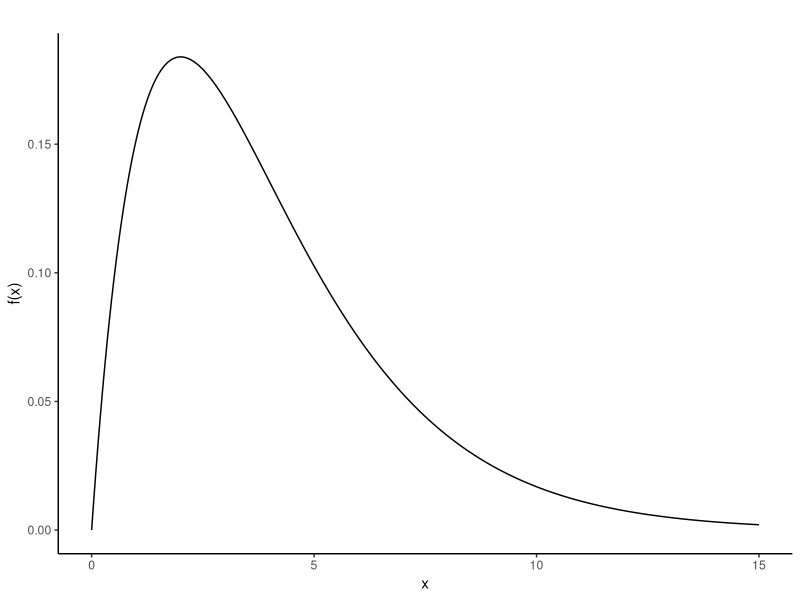
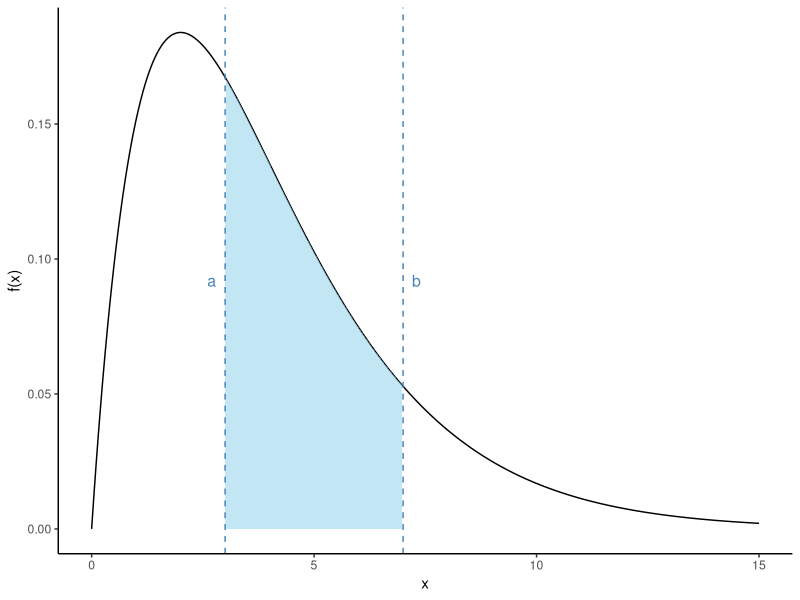
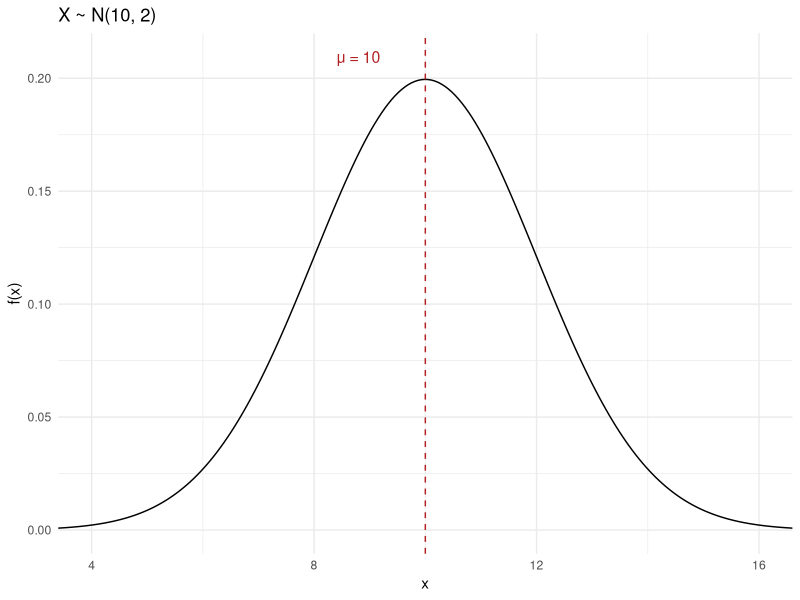
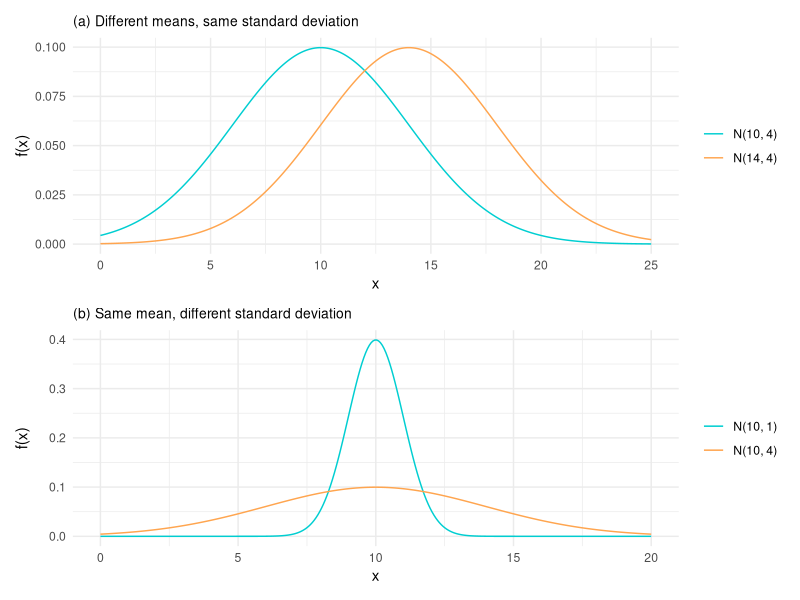
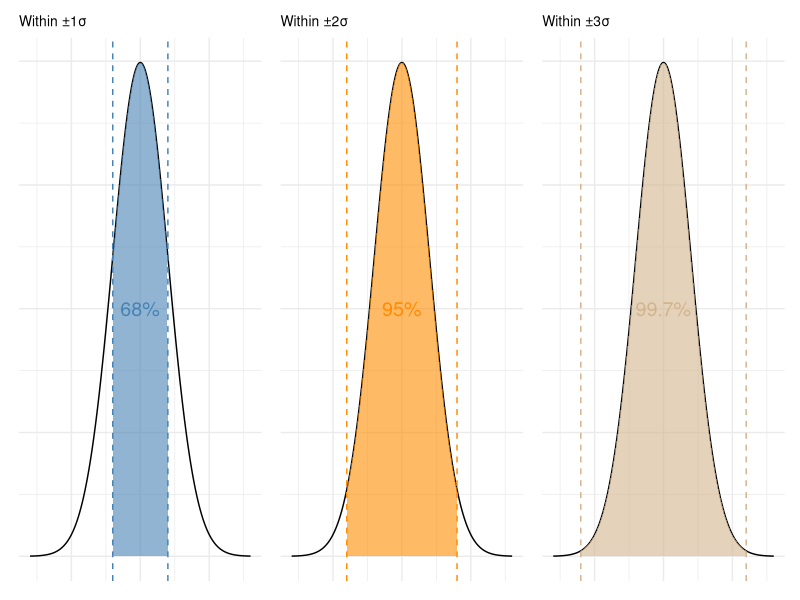
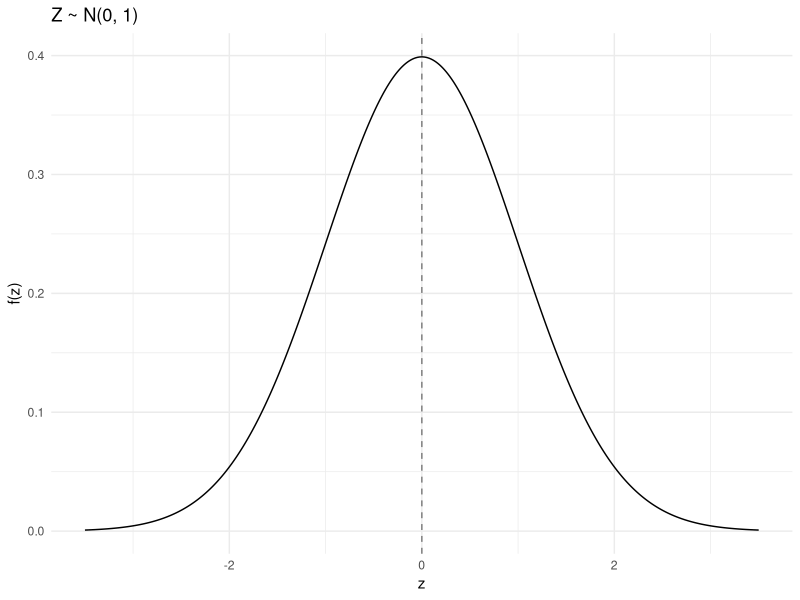

The R source for these figures, in order:
## ---- chunk 1
#| echo: false
library(ggplot2)
library(tidyverse)
library(gganimate)
library(patchwork)
## ---- chunk 2
#| echo: false
#| fig-height: 3
#| fig-width: 5
#| fig-align: center

# Skewed density using Gamma distribution
x_vals <- seq(0, 15, length.out = 300)
y_vals <- dgamma(x_vals, shape = 2, scale = 2)  # Right-skewed

df_skewed <- data.frame(x = x_vals, y = y_vals)

ggplot(df_skewed, aes(x = x, y = y)) +
  geom_line(color = "black", size = 0.5) +
  labs(
    title = " ",
    x = "x",
    y = "f(x)"
  ) +
  theme_classic()
## ---- chunk 3
#| echo: false
#| fig-height: 3
#| fig-width: 5
#| fig-align: center
# Define limits a and b
a <- 3
b <- 7

ggplot(df_skewed, aes(x = x, y = y)) +
  geom_line(color = "black", size = 0.5) +
  geom_area(data = subset(df_skewed, x >= a & x <= b),
            aes(x = x, y = y),
            fill = "skyblue", alpha = 0.5) +
  geom_vline(xintercept = a, color = "steelblue", linetype = "dashed", size = 0.5) +
  geom_vline(xintercept = b, color = "steelblue", linetype = "dashed", size = 0.5) +
    annotate("text", x = a-0.3, y = max(df_skewed$y) * 0.5, label = "a", color = "steelblue", size = 4) +
  annotate("text", x = b+0.3, y = max(df_skewed$y) * 0.5, label = "b", color = "steelblue", size = 4) +
  labs(
    x = "x",
    y = "f(x)"
  ) +
  theme_classic()
## ---- chunk 4
#| echo: false
#| fig-height: 4
#| fig-width: 5
#| fig-align: center
# Parameters
mu <- 10
sigma <- 2

# Generate data
x_vals <- seq(0, 18, length.out = 300)
y_vals <- dnorm(x_vals, mean = mu, sd = sigma)

df_norm <- data.frame(x = x_vals, y = y_vals)
width <- 6
x_vals <- seq(mu - width, mu + width, length.out = 300)
y_vals <- dnorm(x_vals, mean = mu, sd = sigma)

# Plot
ggplot(df_norm, aes(x = x, y = y)) +
  geom_line(color = "black", size = 0.5) +
  geom_vline(xintercept = mu, linetype = "dashed", color = "firebrick", size = 0.5) +
  annotate("text", x = mu-1.2, y = max(y_vals) * 1.05, label = "μ = 10", color = "firebrick", size = 4) +
  labs(
    title = "X ~ N(10, 2)",
    x = "x",
    y = "f(x)"
  ) +
  coord_cartesian(xlim = c(mu - width, mu + width)) +
  theme_minimal()
## ---- chunk 5
#| echo: false
#| fig-height: 6
#| fig-width: 5
#| fig-align: center
# (a) Different means, same std deviation
x1 <- seq(0, 25, length.out = 300)
df_a <- data.frame(
  x = rep(x1, 2),
  density = c(dnorm(x1, mean = 10, sd = 4), dnorm(x1, mean = 14, sd = 4)),
  dist = factor(rep(c("N(10, 4)", "N(14, 4)"), each = length(x1)))
)

plot_a <- ggplot(df_a, aes(x = x, y = density, color = dist)) +
  geom_line(size = 0.5) +
  scale_color_manual(values = c("darkturquoise", "tan1")) +
  labs(
    title = "(a) Different means, same standard deviation",
    x = "x", y = "f(x)"
  ) +
  theme_minimal() +
  theme(
    legend.title = element_blank(),
    plot.title = element_text(size = 10)  # smaller title
  )

# (b) Same mean, different std deviation
x2 <- seq(0, 20, length.out = 300)
df_b <- data.frame(
  x = rep(x2, 2),
  density = c(dnorm(x2, mean = 10, sd = 1), dnorm(x2, mean = 10, sd = 4)),
  dist = factor(rep(c("N(10, 1)", "N(10, 4)"), each = length(x2)))
)

plot_b <- ggplot(df_b, aes(x = x, y = density, color = dist)) +
  geom_line(size = 0.5) +
  scale_color_manual(values = c("darkturquoise", "tan1")) +
  labs(
    title = "(b) Same mean, different standard deviation",
    x = "x", y = "f(x)"
  ) +
  theme_minimal() +
  theme(
    legend.title = element_blank(),
    plot.title = element_text(size = 10)  # smaller title
  )


# Combine with patchwork and caption
(plot_a / plot_b)
## ---- chunk 6
#| fig-height: 3
#| fig-width: 9
# Parameters
mu <- 10
sigma <- 2
x_vals <- seq(mu - 4*sigma, mu + 4*sigma, length.out = 500)
df_base <- data.frame(x = x_vals, y = dnorm(x_vals, mu, sigma))

# Helper to generate shaded plot
empirical_plot <- function(lower, upper, percent_label, fill_color) {
  df_shade <- subset(df_base, x >= lower & x <= upper)
  
  ggplot(df_base, aes(x, y)) +
    geom_line(color = "black", size = 0.5) +
    geom_area(data = df_shade, fill = fill_color, alpha = 0.6) +
    geom_vline(xintercept = c(lower, upper), linetype = "dashed", color = fill_color) +
    annotate("text", x = mu, y = 0.1, label = percent_label, size = 5, color = fill_color) +
    labs(x = NULL, y = NULL) +
    theme_minimal() +
    theme(
      axis.text = element_blank(),
      axis.ticks = element_blank(),
      plot.title = element_text(size = 10)
    )
}

# Create the three plots
plot_68 <- empirical_plot(mu - sigma, mu + sigma, "68%", "steelblue") +
  ggtitle("Within ±1σ")

plot_95 <- empirical_plot(mu - 2*sigma, mu + 2*sigma, "95%", "darkorange") +
  ggtitle("Within ±2σ")

plot_997 <- empirical_plot(mu - 3*sigma, mu + 3*sigma, "99.7%", "tan") +
  ggtitle("Within ±3σ")

# Combine in one row
plot_68 + plot_95 + plot_997 
## ---- chunk 7
#| echo: false
#| message: false
#| fig-height: 4
#| fig-width: 5
#| fig-align: center
#| 
# Generate the standard normal curve
z_vals <- seq(-3.5, 3.5, length.out = 400)
df_z <- data.frame(
  z = z_vals,
  density = dnorm(z_vals)
)

ggplot(df_z, aes(x = z, y = density)) +
  geom_line(color = "black", size = 0.5) +
  geom_vline(xintercept = 0, linetype = "dashed", color = "gray50") +
  labs(
    title = "Z ~ N(0, 1)",
    x = "z", y = "f(z)"
  ) +
  theme_minimal()
